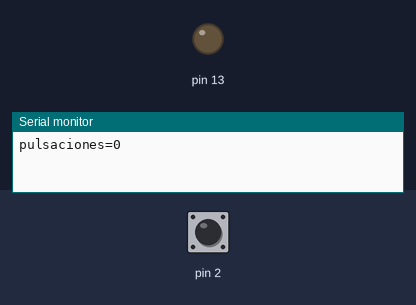
Bench run of a sketch on a simulated Arduino Uno, built with avr-gcc and run on an emulated ATmega328P. Shown: output pins drawn as LEDs (lit = HIGH), the last lines printed to the serial monitor. The test bench sets the inputs (shaded band); at power-on: pin 2 HIGH.

Above: at 1.2 s.
1.3 s: pin 2 pulled LOW for 0.15 s
At 1.37 s:
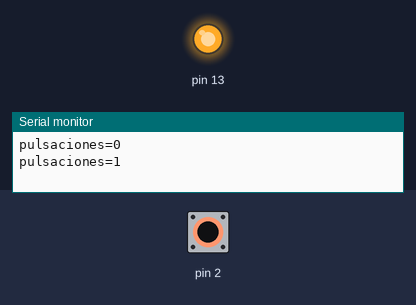
2.9 s: pin 2 pulled LOW for 3.2 s
At 6.6 s:
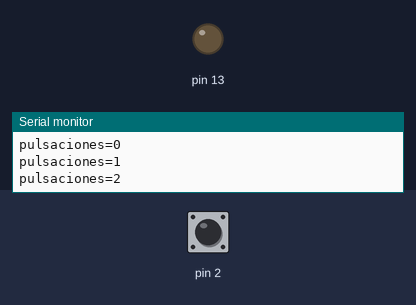
Timing chart, 0 to 8.1 s (numbered marks = the images above; inputs shaded):
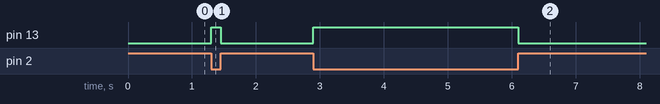

Measured:
- after the input at 1.3 s, pin 13: LOW → HIGH at once, → LOW 0.15 s later
- after the input at 2.9 s, pin 13: LOW → HIGH at once, → LOW 3.2 s later

The sketch:

button_int.ino
```cpp
volatile int pulsaciones = 0;

void contar() {
  pulsaciones++;
}

void setup() {
  Serial.begin(9600);
  pinMode(2, INPUT_PULLUP);
  pinMode(13, OUTPUT);
  attachInterrupt(digitalPinToInterrupt(2), contar, FALLING);
}

void loop() {
  digitalWrite(13, digitalRead(2) == LOW ? HIGH : LOW);
  static int ultimo = -1;
  if (pulsaciones != ultimo) {
    ultimo = pulsaciones;
    Serial.print("pulsaciones=");
    Serial.println(ultimo);
  }
}
```
